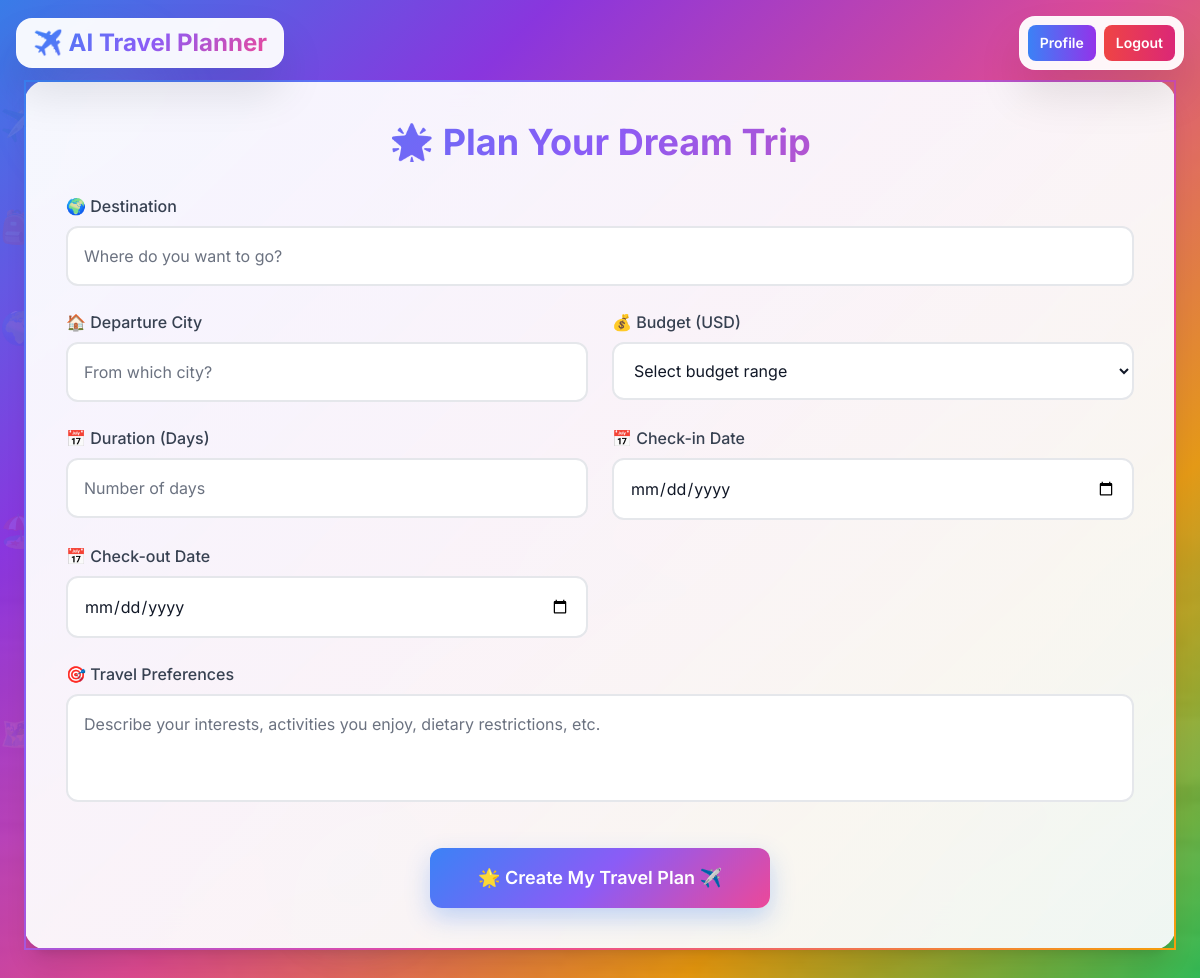
Page / (signed in) on the earlier database version.
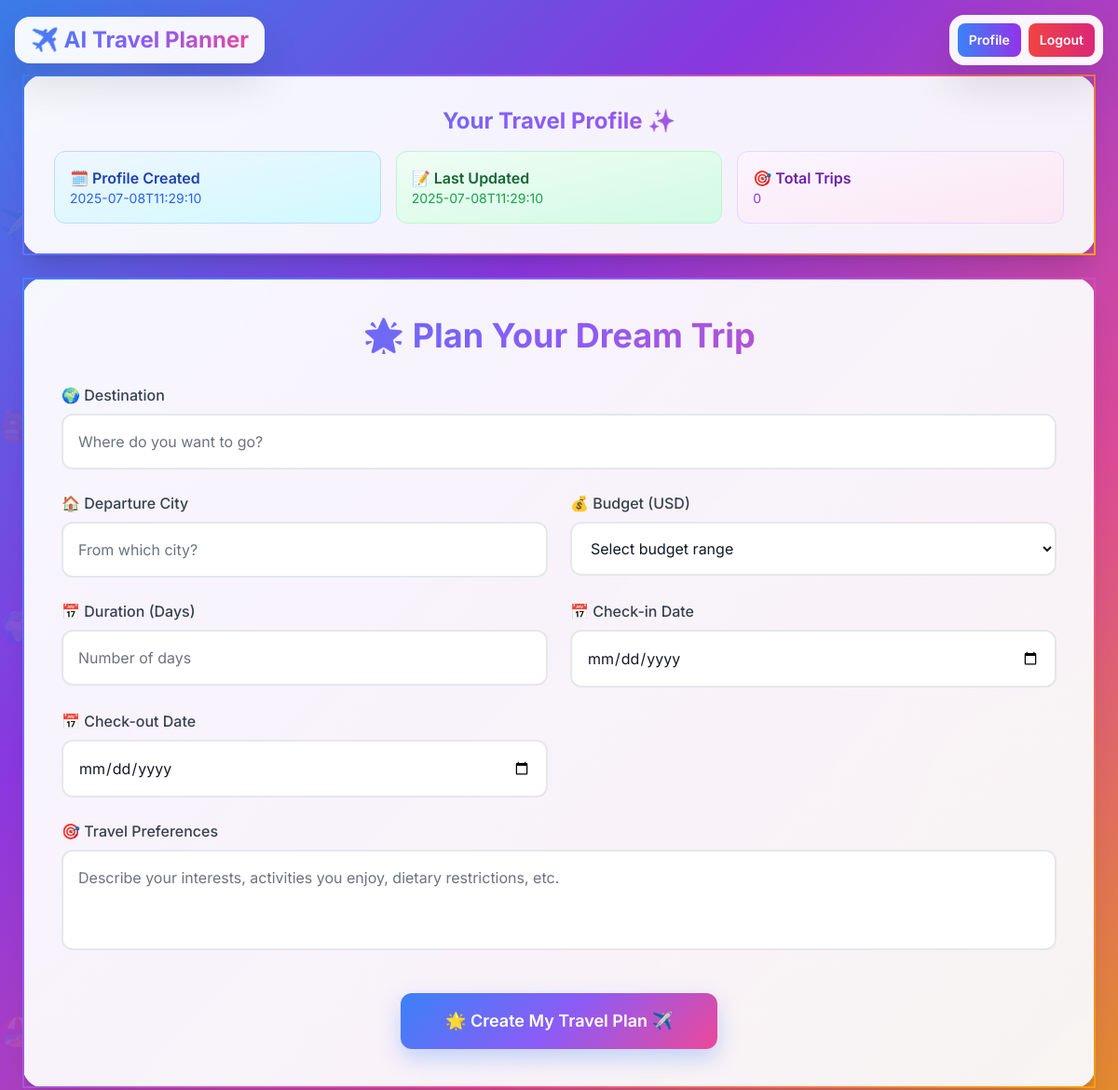
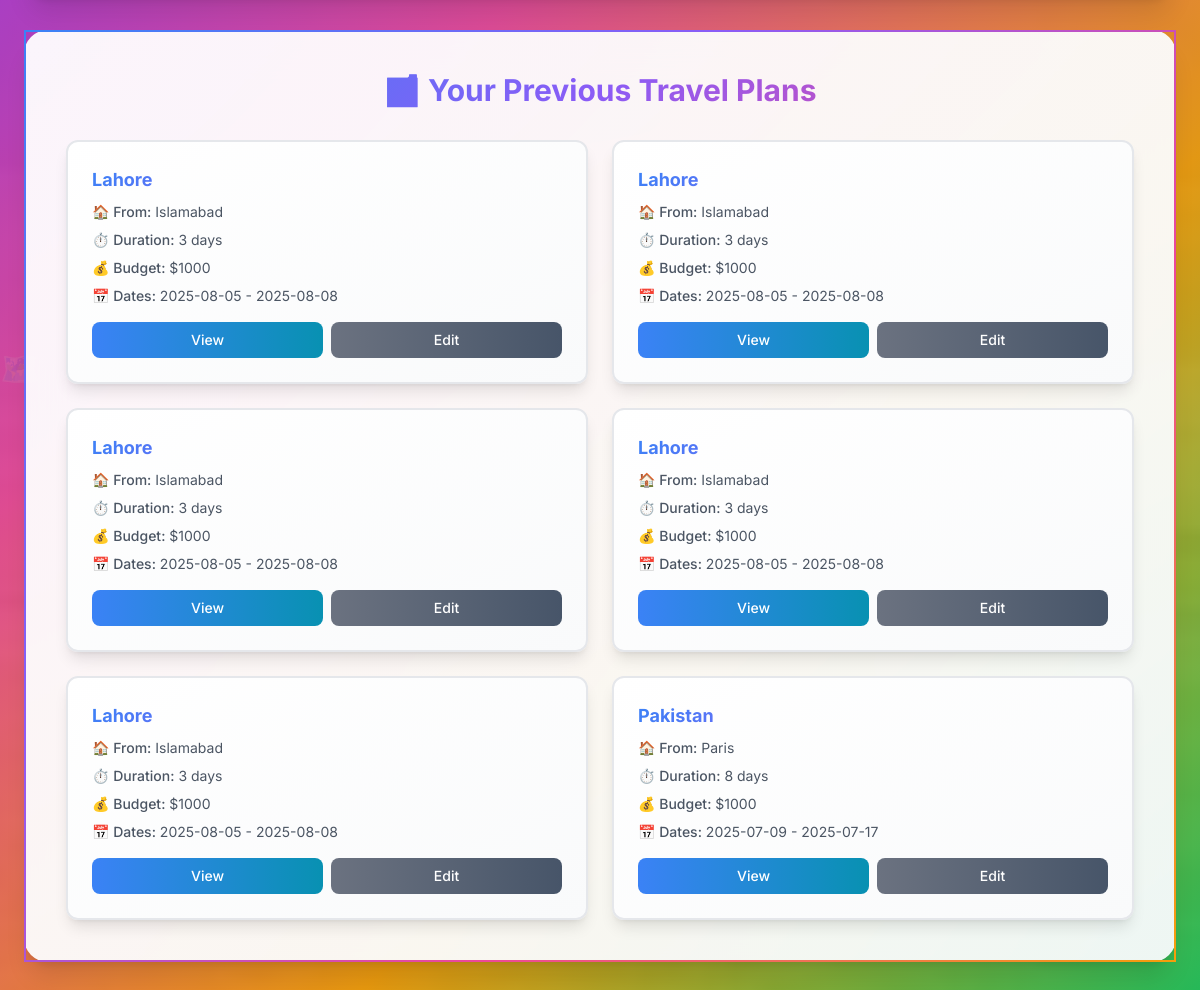
Same page on the later database version (2 pictures, top to bottom).
### traveler_planner.py (models this page shows)
class TravelPlan(db.Model):
    id = db.Column(db.Integer, primary_key=True)
    user_id = db.Column(db.Integer, db.ForeignKey('user.id'), nullable=False)
    destination = db.Column(db.String(100))
    departure_city = db.Column(db.String(100))
    checkin_date = db.Column(db.String(20))
    checkout_date = db.Column(db.String(20))
    days = db.Column(db.Integer)
    budget = db.Column(db.String(50))
    preferences = db.Column(db.String(200))
    itinerary = db.Column(db.Text)  # Store as JSON string
    created_at = db.Column(db.DateTime, default=db.func.current_timestamp())

### traveler_planner.py (the view, shortened to what this page needs)
@app.route("/", methods=["GET", "POST"])
@login_required
def home():
    result = None
    destination = ""
    bg_image = CITY_IMAGES["default"]
    profile_summary = None
    personalized_recommendations = None
    user_plans = []
    user_id = session.get('user_id')
    user_plans = TravelPlan.query.filter_by(user_id=user_id).order_by(TravelPlan.created_at.desc()).all()
    sync_profile_from_database(user_id)
    profile_summary = traveler_profiles.get_profile_summary(str(user_id))
    return render_template("index.html",
                         result=result,
                         destination=destination,
                         bg_image=bg_image,
                         profile_summary=profile_summary,
                         personalized_recommendations=personalized_recommendations,
                         user_plans=user_plans)

### traveler_planner.py (called while the page is built)
def login_required(f):
    @wraps(f)
    def decorated_function(*args, **kwargs):
        if 'user_id' not in session:
            flash('Please log in to access this page.', 'error')
            return redirect(url_for('login'))
        return f(*args, **kwargs)
    return decorated_function

def sync_profile_from_database(user_id):
    db_profile = TravelerProfile.query.filter_by(user_id=user_id).first()
    if not db_profile:
        return
    if str(user_id) not in traveler_profiles.profiles:
        traveler_profiles.create_profile(str(user_id))
    if db_profile.budget:
        traveler_profiles.update_budget_profile(str(user_id), db_profile.budget)
    if db_profile.interests:
        interests = [interest.strip() for interest in db_profile.interests.split(',') if interest.strip()]
        traveler_profiles.update_interests_profile(str(user_id), interests)

### traveler_profile.py (called while the page is built)
    def update_budget_profile(self, user_id: str, budget_range: str, preferred_currency: str = "USD") -> str:
        budget_data = {
            'budget_range': budget_range,
            'currency': preferred_currency,
            'last_updated': datetime.now().isoformat()
        }
        existing_budget = None
        for node_id, node_info in self.profiles.get(user_id, {}).get('nodes', {}).items():
            if node_info['type'] == 'budget':
                existing_budget = node_id
                break
        if existing_budget:
            self.profiles[user_id]['nodes'][existing_budget]['data'].update(budget_data)
            return existing_budget
        else:
            return self.add_node(user_id, 'budget', budget_data)

    def update_interests_profile(self, user_id: str, interests: List[str]) -> str:
        interests_data = {
            'interests': interests,
            'count': len(interests),
            'last_updated': datetime.now().isoformat()
        }
        existing_interests = None
        for node_id, node_info in self.profiles.get(user_id, {}).get('nodes', {}).items():
            if node_info['type'] == 'interests':
                existing_interests = node_id
                break
        if existing_interests:
            self.profiles[user_id]['nodes'][existing_interests]['data'].update(interests_data)
            return existing_interests
        else:
            return self.add_node(user_id, 'interests', interests_data)

### templates/index.html (shortened to what this page needs)
<!DOCTYPE html>
<html lang="en">
<head>
    <script src="https://cdn.tailwindcss.com"></script>
</head>
<body class="travel-bg font-inter overflow-x-hidden">
    <div class="travel-icon" style="top: 10%; animation-delay: 0s;">✈️</div>
    <div class="travel-icon" style="top: 30%; animation-delay: -3s;">🌍</div>
    <div class="travel-icon" style="top: 50%; animation-delay: -6s;">🏖️</div>
    <div class="travel-icon" style="top: 70%; animation-delay: -9s;">🗺️</div>
    <div class="travel-icon" style="top: 20%; animation-delay: -12s;">🎒</div>
    <div class="fixed top-10 left-10 w-32 h-32 bg-gradient-to-br from-blue-400/20 to-purple-500/20 rounded-full blur-xl floating-element"></div>
    <div class="fixed top-1/3 right-20 w-40 h-40 bg-gradient-to-br from-pink-400/20 to-orange-500/20 rounded-full blur-xl floating-element"></div>
    <div class="fixed bottom-20 left-1/4 w-28 h-28 bg-gradient-to-br from-green-400/20 to-blue-500/20 rounded-full blur-xl floating-element"></div>
    <div class="fixed top-0 left-0 right-0 z-30 p-2 sm:p-4 flex flex-wrap items-center justify-between gap-2">
        <div class="glass-effect rounded-2xl px-4 py-2 flex items-center gap-2">
            <h1 class="text-lg sm:text-xl md:text-2xl font-bold gradient-text">✈️ AI Travel Planner</h1>
        </div>
        <div class="glass-effect rounded-2xl px-2 py-2 flex items-center gap-2 mobile-stack">
            <a href="/profile" class="px-3 py-2 bg-gradient-to-r from-blue-500 to-purple-600 hover:from-blue-600 hover:to-purple-700 text-white rounded-lg font-semibold text-sm mobile-full text-center transition-all">Profile</a>
            <a href="/logout" class="px-3 py-2 bg-gradient-to-r from-red-500 to-pink-600 hover:from-red-600 hover:to-pink-700 text-white rounded-lg font-semibold text-sm mobile-full text-center transition-all">Logout</a>
        </div>
    </div>
    <div class="pt-20 pb-8 px-2 sm:px-4 main-container ultra-mobile relative z-10">
        <div class="max-w-6xl mx-auto">
            {% if profile_summary %}
                <div class="colorful-card rounded-2xl sm:rounded-3xl shadow-xl p-4 sm:p-6 md:p-8 mb-6 form-container form-ultra-mobile">
                    <h2 class="text-xl sm:text-2xl font-bold gradient-text mb-4 text-center">Your Travel Profile ✨</h2>
                    <div class="grid grid-cols-1 sm:grid-cols-2 lg:grid-cols-3 gap-4">
                        <div class="bg-gradient-to-br from-blue-50 to-cyan-100 p-3 sm:p-4 rounded-xl border border-blue-200">
                            <h3 class="font-semibold text-blue-800 text-sm sm:text-base">🗓️ Profile Created</h3>
                            <p class="text-blue-600 text-xs sm:text-sm">{{ profile_summary.created_at }}</p>
                        </div>
                        <div class="bg-gradient-to-br from-green-50 to-emerald-100 p-3 sm:p-4 rounded-xl border border-green-200">
                            <h3 class="font-semibold text-green-800 text-sm sm:text-base">📝 Last Updated</h3>
                            <p class="text-green-600 text-xs sm:text-sm">{{ profile_summary.last_updated }}</p>
                        </div>
                        <div class="bg-gradient-to-br from-purple-50 to-pink-100 p-3 sm:p-4 rounded-xl border border-purple-200 sm:col-span-2 lg:col-span-1">
                            <h3 class="font-semibold text-purple-800 text-sm sm:text-base">🎯 Total Trips</h3>
                            <p class="text-purple-600 text-xs sm:text-sm">{{ profile_summary.total_trips or 0 }}</p>
                        </div>
                    </div>
                </div>
            {% endif %}
            <div class="colorful-card rounded-2xl sm:rounded-3xl shadow-xl p-4 sm:p-6 md:p-8 lg:p-10 mb-8 form-container form-ultra-mobile">
                <h2 class="text-2xl sm:text-3xl md:text-4xl font-bold text-center gradient-text mb-6 sm:mb-8">🌟 Plan Your Dream Trip</h2>
                <form method="POST" class="space-y-4 sm:space-y-6">
                    <div class="grid grid-cols-1 md:grid-cols-2 gap-4 sm:gap-6">
                        <div class="md:col-span-2">
                            <label class="block text-sm sm:text-base font-medium text-gray-700 mb-2">🌍 Destination</label>
                            <input name="destination" type="text"
                                   class="w-full px-4 py-3 sm:py-4 border-2 border-gray-200 rounded-xl input-colorful transition-all duration-200 bg-white text-gray-900 placeholder-gray-500 input-responsive"
                                   placeholder="Where do you want to go?"
                                   value="{{ destination or '' }}" required>
                        </div>
                        <div>
                            <label class="block text-sm sm:text-base font-medium text-gray-700 mb-2">🏠 Departure City</label>
                            <input name="departure_city" type="text"
                                   class="w-full px-4 py-3 sm:py-4 border-2 border-gray-200 rounded-xl input-colorful transition-all duration-200 bg-white text-gray-900 placeholder-gray-500 input-responsive"
                                   placeholder="From which city?" required>
                        </div>
                        <div>
                            <label class="block text-sm sm:text-base font-medium text-gray-700 mb-2">💰 Budget (USD)</label>
                            <select name="budget"
                                    class="w-full px-4 py-3 sm:py-4 border-2 border-gray-200 rounded-xl input-colorful transition-all duration-200 bg-white text-gray-900 input-responsive" required>
                                <option value="">Select budget range</option>
                            </select>
                        </div>
                        <div>
                            <label class="block text-sm sm:text-base font-medium text-gray-700 mb-2">📅 Duration (Days)</label>
                            <input name="days" type="number" min="1" max="30"
                                   class="w-full px-4 py-3 sm:py-4 border-2 border-gray-200 rounded-xl input-colorful transition-all duration-200 bg-white text-gray-900 placeholder-gray-500 input-responsive"
                                   placeholder="Number of days" required>
                        </div>
                        <div>
                            <label class="block text-sm sm:text-base font-medium text-gray-700 mb-2">📅 Check-in Date</label>
                            <input name="checkin_date" type="date"
                                   class="w-full px-4 py-3 sm:py-4 border-2 border-gray-200 rounded-xl input-colorful transition-all duration-200 bg-white text-gray-900 input-responsive"
                                   required>
                        </div>
                        <div>
                            <label class="block text-sm sm:text-base font-medium text-gray-700 mb-2">📅 Check-out Date</label>
                            <input name="checkout_date" type="date"
                                   class="w-full px-4 py-3 sm:py-4 border-2 border-gray-200 rounded-xl input-colorful transition-all duration-200 bg-white text-gray-900 input-responsive"
                                   required>
                        </div>
                        <div class="md:col-span-2">
                            <label class="block text-sm sm:text-base font-medium text-gray-700 mb-2">🎯 Travel Preferences</label>
                            <textarea name="preferences" rows="3"
                                      class="w-full px-4 py-3 sm:py-4 border-2 border-gray-200 rounded-xl input-colorful transition-all duration-200 bg-white text-gray-900 placeholder-gray-500 resize-none input-responsive"
                                      placeholder="Describe your interests, activities you enjoy, dietary restrictions, etc."></textarea>
                        </div>
                    </div>
                    <div class="text-center pt-4">
                        <button type="submit"
                                class="w-full sm:w-auto btn-colorful text-white font-semibold py-4 px-8 sm:px-12 rounded-xl text-base sm:text-lg btn-responsive">
                            🌟 Create My Travel Plan ✈️
                        </button>
                    </div>
                </form>
            </div>
            {% if user_plans %}
                <div class="colorful-card rounded-2xl sm:rounded-3xl shadow-xl p-4 sm:p-6 md:p-8 lg:p-10 form-container form-ultra-mobile">
                    <h2 class="text-xl sm:text-2xl md:text-3xl font-bold text-center gradient-text mb-6 sm:mb-8">🗂️ Your Previous Travel Plans</h2>
                    <div class="grid grid-cols-1 md:grid-cols-2 xl:grid-cols-3 gap-4 sm:gap-6">
                        {% for plan in user_plans[:6] %}
                            <div class="bg-gradient-to-br from-white to-gray-50 p-4 sm:p-6 rounded-xl shadow-lg border-2 border-gray-200 hover:shadow-xl transition-all hover:scale-105">
                                <h3 class="font-bold text-base sm:text-lg gradient-text mb-2">{{ plan.destination }}</h3>
                                <div class="space-y-1 sm:space-y-2 text-xs sm:text-sm text-gray-600">
                                    <p><span class="font-medium">🏠 From:</span> {{ plan.departure_city }}</p>
                                    <p><span class="font-medium">⏱️ Duration:</span> {{ plan.days }} days</p>
                                    <p><span class="font-medium">💰 Budget:</span> {{ plan.budget }}</p>
                                    <p><span class="font-medium">📅 Dates:</span> {{ plan.checkin_date }} - {{ plan.checkout_date }}</p>
                                </div>
                                <div class="mt-3 sm:mt-4 flex flex-col sm:flex-row gap-2">
                                    <a href="/plan/{{ plan.id }}" class="flex-1 px-3 py-2 bg-gradient-to-r from-blue-500 to-cyan-600 hover:from-blue-600 hover:to-cyan-700 text-white rounded-lg text-center text-xs sm:text-sm font-medium transition-all">View</a>
                                    <a href="/plan/{{ plan.id }}/edit" class="flex-1 px-3 py-2 bg-gradient-to-r from-gray-500 to-slate-600 hover:from-gray-600 hover:to-slate-700 text-white rounded-lg text-center text-xs sm:text-sm font-medium transition-all">Edit</a>
                                </div>
                            </div>
                        {% endfor %}
                    </div>
                </div>
            {% endif %}
        </div>
    </div>
</body>
</html>

Differences in the rows shown:
added TravelPlan: destination "Lahore", departure_city "Islamabad", days "3", budget "$1000", checkin_date "2025-08-05", checkout_date "2025-08-08"
added TravelPlan: destination "Lahore", departure_city "Islamabad", days "3", budget "$1000", checkin_date "2025-08-05", checkout_date "2025-08-08"
added TravelPlan: destination "Lahore", departure_city "Islamabad", days "3", budget "$1000", checkin_date "2025-08-05", checkout_date "2025-08-08"
added TravelPlan: destination "Lahore", departure_city "Islamabad", days "3", budget "$1000", checkin_date "2025-08-05", checkout_date "2025-08-08"
added TravelPlan: destination "Lahore", departure_city "Islamabad", days "3", budget "$1000", checkin_date "2025-08-05", checkout_date "2025-08-08"
added TravelPlan: destination "Pakistan", departure_city "Paris", days "8", budget "$1000", checkin_date "2025-07-09", checkout_date "2025-07-17"
Other differences:
{{ profile_summary.created_at }}: (not shown) → "2025-07-08T11:29:10"
{{ profile_summary.last_updated }}: (not shown) → "2025-07-08T11:29:10"
{{ profile_summary.total_trips or 0 }}: (not shown) → "0"
text now shown: "Your Travel Profile ✨ 🗓️ Profile Created 📝 Last Updated 🎯 Total Trips 🗂️ Your Previous Travel Plans"
